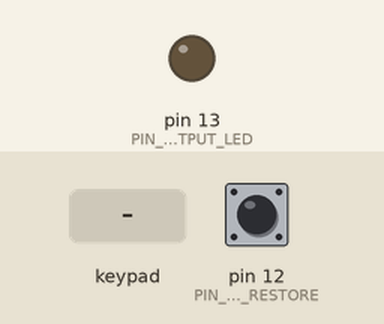
Simulated run of this sketch. Board: Arduino Micro, built with avr-gcc and run on an emulated ATmega32U4. Shown: output pins drawn as LEDs (lit = HIGH). Wiring (inferred from the names in the program): 8×8 keypad (labels assumed): rows A0, pin 10, pin 11, A5, A4, A3, A2, A1; columns pin 2, pin 3, pin 4, pin 5, pin 6, pin 7, pin 8, pin 9. Dashed ring = blinking. Inputs (shaded band) come from the test bench; at power-on: pin 12 (PIN_INPUT_RESTORE) HIGH. USB keyboard and mouse output is not drawn; pins used as bus, display or sensor lines are not drawn.

Above: at 1.2 s.
1.3 s: keypad keys 1 2 3 4 pressed 0.4 s apart
At 1.51 s:
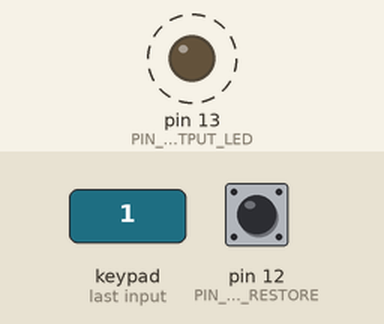
Timing chart, 0 to 4.3 s (numbered marks = the images above; inputs shaded):
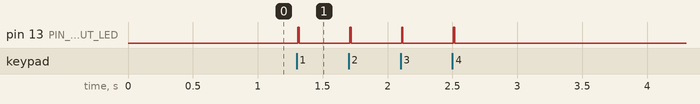

The sketch:

C64KeyboardReader.ino
```cpp
// Arduino Micro Commodore Keyboard Reader + HID Device

#include <HID.h>
#include <Keyboard.h>

#define PIN_INPUT_RESTORE 12 // Connector Pin 3

// Using the Simon Inns layout (see Docs/600px-C64_Keyboard_Schematics_PNG.png)

#define PIN_INPUT_COLA   2   // Connector Pin 12
#define PIN_INPUT_COLB   3   // Connector Pin 11
#define PIN_INPUT_COLC   4   // Connector Pin 10
#define PIN_INPUT_COLD   5   // Connector Pin 9
#define PIN_INPUT_COLE   6   // Connector Pin 8
#define PIN_INPUT_COLF   7   // Connector Pin 7
#define PIN_INPUT_COLG   8   // Connector Pin 6
#define PIN_INPUT_COLH   9   // Connector Pin 5

#define PIN_OUTPUT_ROW0 10   // Connector Pin 20
#define PIN_OUTPUT_ROW1 11   // Connector Pin 19
#define PIN_OUTPUT_ROW2 A5   // Connector Pin 18
#define PIN_OUTPUT_ROW3 A4   // Connector Pin 17
#define PIN_OUTPUT_ROW4 A3   // Connector Pin 16
#define PIN_OUTPUT_ROW5 A2   // Connector Pin 15
#define PIN_OUTPUT_ROW6 A1   // Connector Pin 14
#define PIN_OUTPUT_ROW7 A0   // Connector Pin 13

#define PIN_OUTPUT_LED   13

// Connector pin 1 to GND
// Connector pin 2 is key (no pin)
// Connector pin 4 is +5V

#define NUM_KEYS      65 // To include restore key as virtual key #64
#define COMMODORE_KEY 5
#define RESTORE_KEY   64

// Array of characters
// Refer to https://www.arduino.cc/en/Reference/KeyboardModifiers for modifier keys

char keycodes[NUM_KEYS] = { '1', '`', KEY_LEFT_CTRL, KEY_ESC, ' ', KEY_LEFT_GUI , 'q', '2', // COLA
                            '3', 'w', 'a', KEY_LEFT_SHIFT, 'z', 's', 'e', '4',              // COLB
                            '5', 'r', 'd', 'x', 'c', 'f', 't', '6',                         // COLC
                            '7', 'y', 'g', 'v', 'b', 'h', 'u', '8',                         // COLD
                            '9', 'i', 'j', 'n', 'm', 'k', 'o', '0',                         // COLE
                            '+', 'p', 'l', ',', '.', ':', '@', '-',                         // COLF
                            '&', '*', ';', '/', KEY_RIGHT_ALT, '=', '^', KEY_HOME,          // COLG
                            KEY_BACKSPACE, KEY_RETURN, KEY_RIGHT_ARROW, KEY_DOWN_ARROW,     // COLH
                            KEY_F1, KEY_F3, KEY_F5, KEY_F7,
                            ' ' };                                                          // RESTORE

bool keys[NUM_KEYS] = { 0 };       // Current state of keyboard matrix
bool last_keys[NUM_KEYS] = { 0 };  // Previous state of keyboard matrix, for edge detection

void setup()
{
  // Set pin directions
  pinMode(PIN_INPUT_RESTORE, INPUT_PULLUP);
  pinMode(PIN_INPUT_COLA, INPUT_PULLUP);
  pinMode(PIN_INPUT_COLB, INPUT_PULLUP);
  pinMode(PIN_INPUT_COLC, INPUT_PULLUP);
  pinMode(PIN_INPUT_COLD, INPUT_PULLUP);
  pinMode(PIN_INPUT_COLE, INPUT_PULLUP);
  pinMode(PIN_INPUT_COLF, INPUT_PULLUP);
  pinMode(PIN_INPUT_COLG, INPUT_PULLUP);
  pinMode(PIN_INPUT_COLH, INPUT_PULLUP);

  pinMode(PIN_OUTPUT_ROW0, OUTPUT);
  pinMode(PIN_OUTPUT_ROW1, OUTPUT);
  pinMode(PIN_OUTPUT_ROW2, OUTPUT);
  pinMode(PIN_OUTPUT_ROW3, OUTPUT);
  pinMode(PIN_OUTPUT_ROW4, OUTPUT);
  pinMode(PIN_OUTPUT_ROW5, OUTPUT);
  pinMode(PIN_OUTPUT_ROW6, OUTPUT);
  pinMode(PIN_OUTPUT_ROW7, OUTPUT);

  pinMode(PIN_OUTPUT_LED,  OUTPUT);

  // Set default output states
  digitalWrite(PIN_OUTPUT_ROW0, HIGH);
  digitalWrite(PIN_OUTPUT_ROW1, HIGH);
  digitalWrite(PIN_OUTPUT_ROW2, HIGH);
  digitalWrite(PIN_OUTPUT_ROW3, HIGH);
  digitalWrite(PIN_OUTPUT_ROW4, HIGH);
  digitalWrite(PIN_OUTPUT_ROW5, HIGH);
  digitalWrite(PIN_OUTPUT_ROW6, HIGH);
  digitalWrite(PIN_OUTPUT_ROW7, HIGH);

  digitalWrite(PIN_OUTPUT_LED, LOW);

  Keyboard.begin();
  Keyboard.releaseAll();
}

void loop()
{
  // 1. Scan
  Scan();

  // 2. Commodore key is handled specially
  if (keys[COMMODORE_KEY] == 0)
  {
 //    HandleCommodoreKey();
  }
  else if (keys[RESTORE_KEY] == 0)
  {
     HandleRestoreKey();
  }
  else
  {
    // 2. Edge detection for normal key handling
    for (int k = 0; k < NUM_KEYS; k++)
    {
      if (k == RESTORE_KEY) continue;  // Ignore, handled above

      if (KeyPressed(k))   // Falling edge
      {
        Keyboard.press(keycodes[k]);
        digitalWrite(PIN_OUTPUT_LED, HIGH);
      }

      if (KeyReleased(k))  // Rising edge
      {
        Keyboard.release(keycodes[k]);
      }
    }
  }

  // 3. Store key state for next iteration
  for (int k = 0; k < NUM_KEYS; k++)
  {
    last_keys[k] = keys[k];
  }

  // 4. Debounce - a simple delay seems to suffice
  delay(10);

  digitalWrite(PIN_OUTPUT_LED, LOW);
}

void Scan()
{
  for (int row = 0; row <= 7; row++)
  {
    // Set current row to LOW, rest to HIGH

    digitalWrite(PIN_OUTPUT_ROW0, (row == 0) ? LOW : HIGH);
    digitalWrite(PIN_OUTPUT_ROW1, (row == 1) ? LOW : HIGH);
    digitalWrite(PIN_OUTPUT_ROW2, (row == 2) ? LOW : HIGH);
    digitalWrite(PIN_OUTPUT_ROW3, (row == 3) ? LOW : HIGH);
    digitalWrite(PIN_OUTPUT_ROW4, (row == 4) ? LOW : HIGH);
    digitalWrite(PIN_OUTPUT_ROW5, (row == 5) ? LOW : HIGH);
    digitalWrite(PIN_OUTPUT_ROW6, (row == 6) ? LOW : HIGH);
    digitalWrite(PIN_OUTPUT_ROW7, (row == 7) ? LOW : HIGH);

    int offset = (row * 8);

    keys[offset + 0] = digitalRead(PIN_INPUT_COLA);
    keys[offset + 1] = digitalRead(PIN_INPUT_COLB);
    keys[offset + 2] = digitalRead(PIN_INPUT_COLC);
    keys[offset + 3] = digitalRead(PIN_INPUT_COLD);
    keys[offset + 4] = digitalRead(PIN_INPUT_COLE);
    keys[offset + 5] = digitalRead(PIN_INPUT_COLF);
    keys[offset + 6] = digitalRead(PIN_INPUT_COLG);
    keys[offset + 7] = digitalRead(PIN_INPUT_COLH);
  }

  keys[RESTORE_KEY] = digitalRead(PIN_INPUT_RESTORE);
}

bool KeyPressed(int k)
{
  return ((last_keys[k] == 1) && (keys[k] == 0));
}

bool KeyReleased(int k)
{
  return ((last_keys[k] == 0) && (keys[k] == 1));
}

// Special functions with Commodore Key
void HandleCommodoreKey()
{
  // A fun macro (Commodore + Q)
  if (KeyPressed(6))
  {
     Keyboard.print("My hovercraft is full of eels\n");
     keys[COMMODORE_KEY] = 1;   // Suppress release event
     return;
  }

  // TODO options for switching keyboard layouts, etc.

}

// Special functions with Restore
void HandleRestoreKey()
{
    Keyboard.releaseAll();
}
```

Measured:
- after the input at 1.3 s, pin 13 (PIN_OUTPUT_LED): alternates HIGH for 0.01 s and LOW for 0.39 s, 8 changes in all, then stays LOW, starting at once
